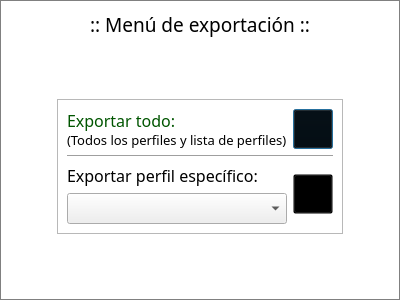
<?xml version="1.0" encoding="UTF-8"?>
<ui version="4.0">
 <class>Exportar</class>
 <widget class="QDialog" name="Exportar">
  <property name="geometry">
   <rect>
    <x>0</x>
    <y>0</y>
    <width>400</width>
    <height>300</height>
   </rect>
  </property>
  <property name="windowTitle">
   <string>Dialog</string>
  </property>
  <property name="styleSheet">
   <string notr="true">#Exportar{
background-color: rgba(255, 255, 255, 75%);
border: 1px solid gray;
color: black;
} </string>
  </property>
  <layout class="QGridLayout" name="gridLayout_4">
   <item row="0" column="1">
    <widget class="QLabel" name="label">
     <property name="font">
      <font>
       <family>Sitka</family>
       <pointsize>14</pointsize>
      </font>
     </property>
     <property name="text">
      <string>&lt;html&gt;&lt;head/&gt;&lt;body&gt;&lt;p align=&quot;center&quot;&gt;:: Menú de exportación ::&lt;/p&gt;&lt;/body&gt;&lt;/html&gt;</string>
     </property>
    </widget>
   </item>
   <item row="1" column="1">
    <spacer name="verticalSpacer">
     <property name="orientation">
      <enum>Qt::Vertical</enum>
     </property>
     <property name="sizeHint" stdset="0">
      <size>
       <width>20</width>
       <height>53</height>
      </size>
     </property>
    </spacer>
   </item>
   <item row="2" column="0">
    <spacer name="horizontalSpacer">
     <property name="orientation">
      <enum>Qt::Horizontal</enum>
     </property>
     <property name="sizeHint" stdset="0">
      <size>
       <width>44</width>
       <height>20</height>
      </size>
     </property>
    </spacer>
   </item>
   <item row="2" column="1">
    <widget class="QFrame" name="frame">
     <property name="frameShape">
      <enum>QFrame::StyledPanel</enum>
     </property>
     <property name="frameShadow">
      <enum>QFrame::Raised</enum>
     </property>
     <layout class="QGridLayout" name="gridLayout_3">
      <item row="0" column="0">
       <layout class="QGridLayout" name="gridLayout">
        <item row="0" column="2">
         <widget class="QPushButton" name="allExport">
          <property name="sizePolicy">
           <sizepolicy hsizetype="Fixed" vsizetype="Fixed">
            <horstretch>0</horstretch>
            <verstretch>0</verstretch>
           </sizepolicy>
          </property>
          <property name="minimumSize">
           <size>
            <width>40</width>
            <height>40</height>
           </size>
          </property>
          <property name="maximumSize">
           <size>
            <width>40</width>
            <height>40</height>
           </size>
          </property>
          <property name="layoutDirection">
           <enum>Qt::LeftToRight</enum>
          </property>
          <property name="styleSheet">
           <string notr="true">QPushButton{
image: url(:/buttons/buttons/upload.png);
background: transparent;
}
QPushButton:hover{
	image: url(:/buttons/buttons/uploadH.png);
}
QPushButton:pressed{
	image: url(:/buttons/buttons/uploadP.png);
}</string>
          </property>
          <property name="text">
           <string/>
          </property>
         </widget>
        </item>
        <item row="0" column="1">
         <widget class="QLabel" name="label_2">
          <property name="font">
           <font>
            <family>Sitka</family>
            <pointsize>12</pointsize>
           </font>
          </property>
          <property name="text">
           <string>&lt;html&gt;&lt;head/&gt;&lt;body&gt;&lt;p&gt;&lt;span style=&quot; color:#005500;&quot;&gt;Exportar todo:&lt;/span&gt;&lt;br/&gt;&lt;span style=&quot; font-size:10pt;&quot;&gt;(Todos los perfiles y lista de perfiles)&lt;/span&gt;&lt;/p&gt;&lt;/body&gt;&lt;/html&gt;</string>
          </property>
         </widget>
        </item>
       </layout>
      </item>
      <item row="1" column="0">
       <widget class="Line" name="line">
        <property name="orientation">
         <enum>Qt::Horizontal</enum>
        </property>
       </widget>
      </item>
      <item row="2" column="0">
       <layout class="QGridLayout" name="gridLayout_2">
        <item row="0" column="0">
         <widget class="QLabel" name="label_3">
          <property name="font">
           <font>
            <family>Sitka</family>
            <pointsize>12</pointsize>
           </font>
          </property>
          <property name="text">
           <string>&lt;html&gt;&lt;head/&gt;&lt;body&gt;&lt;p&gt;Exportar perfil específico:&lt;/p&gt;&lt;/body&gt;&lt;/html&gt;</string>
          </property>
         </widget>
        </item>
        <item row="0" column="1" rowspan="2">
         <widget class="QPushButton" name="profileExport">
          <property name="sizePolicy">
           <sizepolicy hsizetype="Fixed" vsizetype="Fixed">
            <horstretch>0</horstretch>
            <verstretch>0</verstretch>
           </sizepolicy>
          </property>
          <property name="minimumSize">
           <size>
            <width>40</width>
            <height>40</height>
           </size>
          </property>
          <property name="maximumSize">
           <size>
            <width>40</width>
            <height>40</height>
           </size>
          </property>
          <property name="layoutDirection">
           <enum>Qt::LeftToRight</enum>
          </property>
          <property name="styleSheet">
           <string notr="true">QPushButton{
image: url(:/buttons/buttons/upload.png);
background: transparent;
}
QPushButton:hover{
	image: url(:/buttons/buttons/uploadH.png);
}
QPushButton:pressed{
	image: url(:/buttons/buttons/uploadP.png);
}</string>
          </property>
          <property name="text">
           <string/>
          </property>
         </widget>
        </item>
        <item row="1" column="0">
         <widget class="QComboBox" name="comboBox">
          <property name="font">
           <font>
            <family>Sitka</family>
            <pointsize>12</pointsize>
           </font>
          </property>
         </widget>
        </item>
       </layout>
      </item>
     </layout>
    </widget>
   </item>
   <item row="2" column="2">
    <spacer name="horizontalSpacer_2">
     <property name="orientation">
      <enum>Qt::Horizontal</enum>
     </property>
     <property name="sizeHint" stdset="0">
      <size>
       <width>43</width>
       <height>20</height>
      </size>
     </property>
    </spacer>
   </item>
   <item row="3" column="1">
    <spacer name="verticalSpacer_2">
     <property name="orientation">
      <enum>Qt::Vertical</enum>
     </property>
     <property name="sizeHint" stdset="0">
      <size>
       <width>20</width>
       <height>52</height>
      </size>
     </property>
    </spacer>
   </item>
  </layout>
 </widget>
 <resources/>
 <connections/>
</ui>
